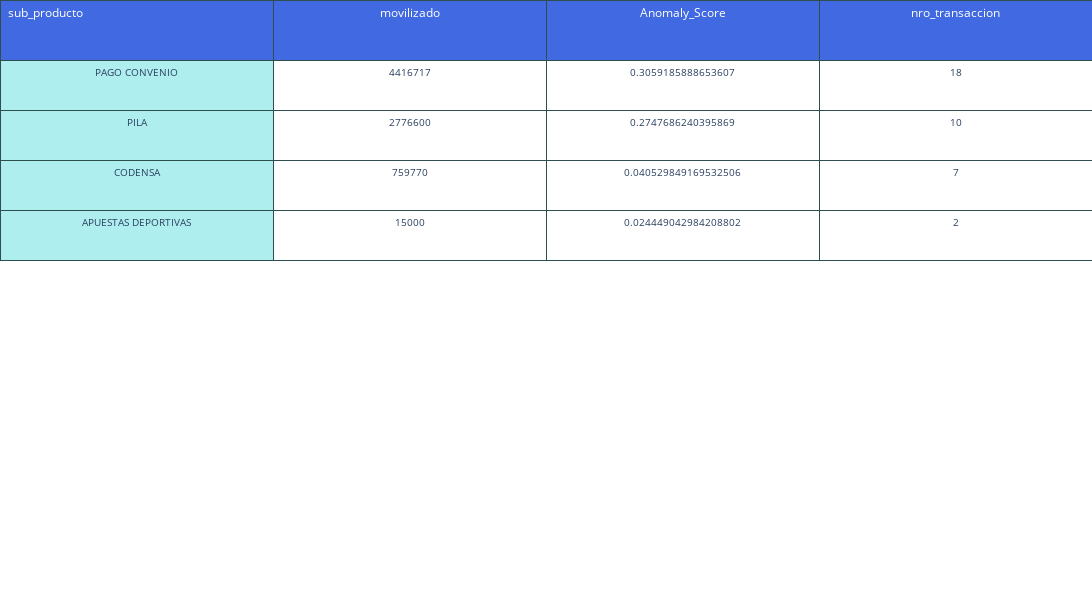

This figure's notebook cell:
### Code cell
def filtro_resumen(startdate, enddate, product):
    filtro1 = df_merge[df_merge['Anomaly'] == True][['fecha_transaccion', 'nombre_producto','tipo_deposito', 'producto', 'sub_producto','movilizado', 'trx_activo', 'nro_transaccion', 'etiqueta_transaccion', 'Anomaly', 'Anomaly_Score']]
    startdate = "2021-02-01"
    enddate = '2021-02-02'
    product = 'CB'
    startdate = pd.to_datetime(startdate, format="%Y-%m-%d")
    enddate = pd.to_datetime(enddate, format="%Y-%m-%d")
    filtro2 = filtro1[(filtro1['fecha_transaccion'] >= startdate) & (filtro1['fecha_transaccion'] <= enddate)]
    filtro3 = filtro2[filtro2['producto'] == product]
    num_anomalos_filtrados = filtro3.Anomaly.sum()
    filtro3 =filtro3[['tipo_deposito','sub_producto', 'movilizado', 'trx_activo', 'nro_transaccion','etiqueta_transaccion', 'Anomaly_Score']]
    # Nuero de anomalas 
    filtro4 = filtro3.groupby(['sub_producto'])['movilizado','Anomaly_Score','nro_transaccion'].sum()
    filtro4 = filtro4.sort_values(by='movilizado', ascending = False)
    filtro4 = filtro4.reset_index()
    filtro5 = filtro4.query('movilizado > 0')
    columns = [i for i in filtro5.columns]
    rows = [[i for i in row] for row in filtro5.T.itertuples()]
    fig = go.Figure(data=[go.Table(
    # columnorder = [1,2,3,4,5,6,7,8,9,10],
    # columnwidth = [60,60,60,60,60,60,60,60,60,60],
    header= dict(
    values = [i for i in filtro5.columns],
    line_color='darkslategray',
    fill_color='royalblue',
    align=['left','center'],
    font=dict(color='white', size=12),
    height=60
    ),
    cells=dict(
    values=filtro5.T.values,
    line_color='darkslategray',
    fill=dict(color=['paleturquoise', 'white']),
    align=['center', 'center'],
    font_size=10,
    height=50)
    )
    ])
    fig.update_layout(autosize=False,width=1500,height=600,margin=dict(l=0,r=0,b=0,t=0,pad=0))
    return fig
filtro_resumen("2021-02-01", "2021-03-01", 'GB')

### Figure 1 — Plotly figure (JSON) as saved in the notebook; plotly's stock layout.template omitted (floating-point values rounded to 4 significant figures)
{"data": [{"cells": {"align": ["center", "center"], "fill": {"color": ["paleturquoise", "white"]}, "font": {"size": 10}, "height": 50, "line": {"color": "darkslategray"}, "values": [["PAGO CONVENIO", "PILA", "CODENSA", "APUESTAS DEPORTIVAS"], [4416717, 2776600, 759770, 15000], [0.3059, 0.2748, 0.04053, 0.02445], [18, 10, 7, 2]]}, "header": {"align": ["left", "center"], "fill": {"color": "royalblue"}, "font": {"color": "white", "size": 12}, "height": 60, "line": {"color": "darkslategray"}, "values": ["sub_producto", "movilizado", "Anomaly_Score", "nro_transaccion"]}, "type": "table"}], "layout": {"autosize": false, "height": 600, "margin": {"b": 0, "l": 0, "pad": 0, "r": 0, "t": 0}, "width": 1500}}
